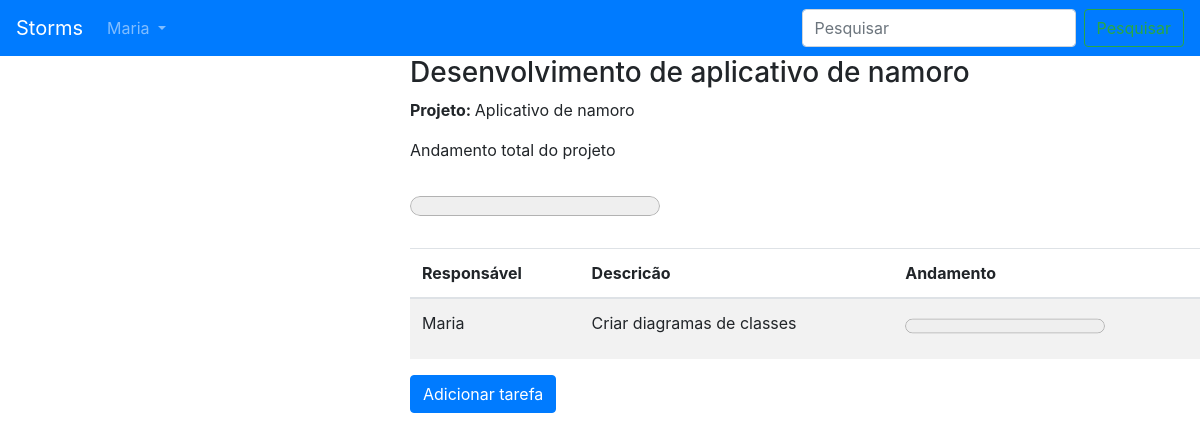
Before: /scopo/1/ (signed in) with the older database file.
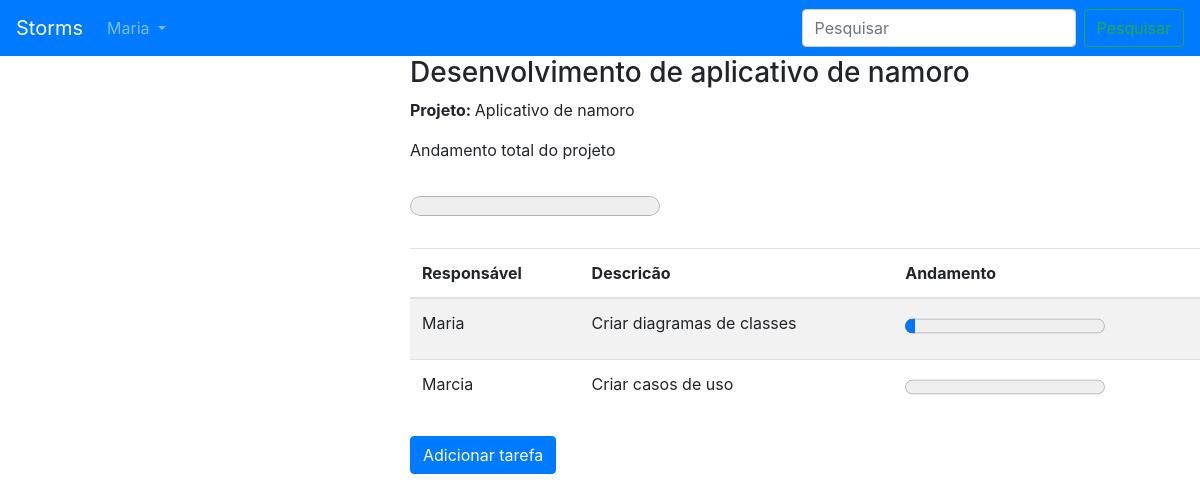
After: the same page with the newer database file.
### api/models.py (models this page shows, shortened)
class Atributo(models.Model):
	owner = models.ForeignKey('auth.User', related_name='owneratributo', on_delete=models.CASCADE)
	descricao = models.CharField(max_length=256)
	responsavel = models.ForeignKey(User, on_delete=models.CASCADE, related_name='responsavel', null=True)
	andamento = models.IntegerField(default=0)
	scopo = models.ForeignKey(Scopo, on_delete=models.CASCADE, related_name='atributos')

### webapp/views.py (the view)
# urls.py: path('scopo/<int:id>/', views.scopo_detail, name='scopo_detail'),
@login_required
def scopo_detail(request, id):
	scopo = Scopo.objects.get(id=id)
	return render(request, 'webapp/scopo_detail.html', {'perfil_logado': get_user(request),'scopo':scopo})

### api/models.py (called while the page is built)
	def __str__(self):
		return self.nome

### webapp/views.py (called while the page is built)
@login_required
def get_user(request):
	return request.user

### webapp/templates/webapp/scopo_detail.html (shortened to what this page needs)
{% extends "webapp/base.html" %}
{% block body %}
<h3>{{ scopo.descricao }}</h3>
<p><strong>Projeto: </strong>{{scopo.projeto}}</p>
<p><label>Andamento total do projeto</label></p>
<progress value="{{scopo.andamento}}" max="100" style="width: 250px; height: 40px;"></progress>
<table class="table table-striped">
	<thead>
		<tr>
			<th>Responsável</th>
			<th>Descricão</th>
			<th>Andamento</th>
		</tr>
	</thead>
	<tbody>
		{% for atributo in scopo.atributos.all %}
		<tr>
			<td>{{atributo.responsavel}}</td>
			<td>{{atributo.descricao}}</td>
	<td><progress value="{{atributo.andamento}}" max="100" style="width: 200px; height: 30px;"></progress></td>
		</tr>
	{% endfor %}
	</tbody>
</table>
	<button type="button" class="btn btn-primary" data-toggle="modal" data-target="#atributo{{ atributo.id }}">
  		Adicionar tarefa
	</button>
{% endblock %}

Changed rows visible on the page:
changed Atributo "Criar diagramas de classes": andamento 0 → 5 (drawn)
added Atributo: responsavel "Marcia", descricao "Criar casos de uso", andamento 0 (drawn)
